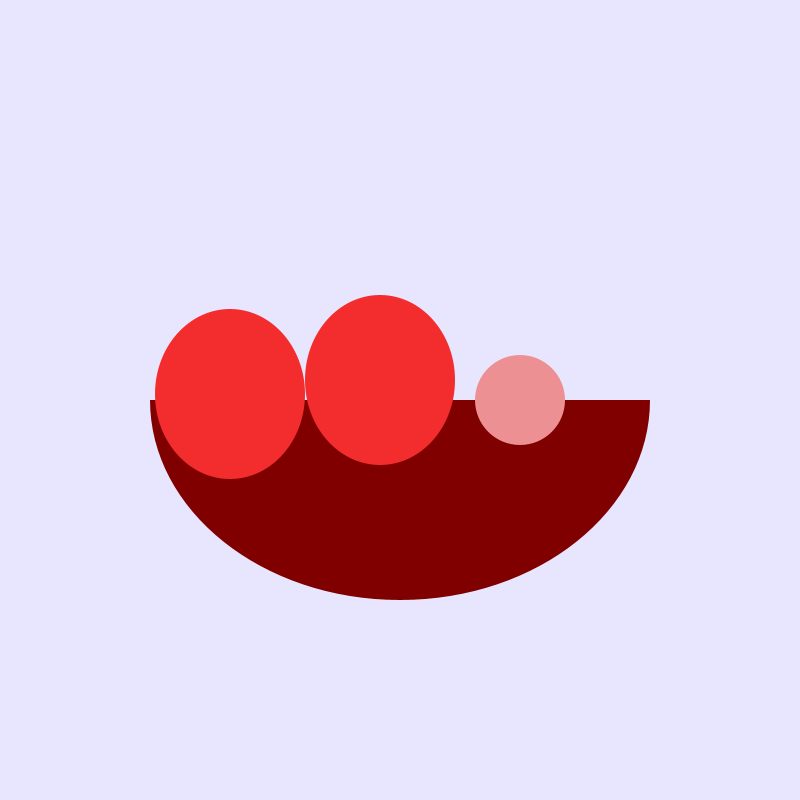
Frame 1 (no input)
Frame 60 (the mouse pressed at the canvas centre just before this capture): identical to frame 1, image omitted
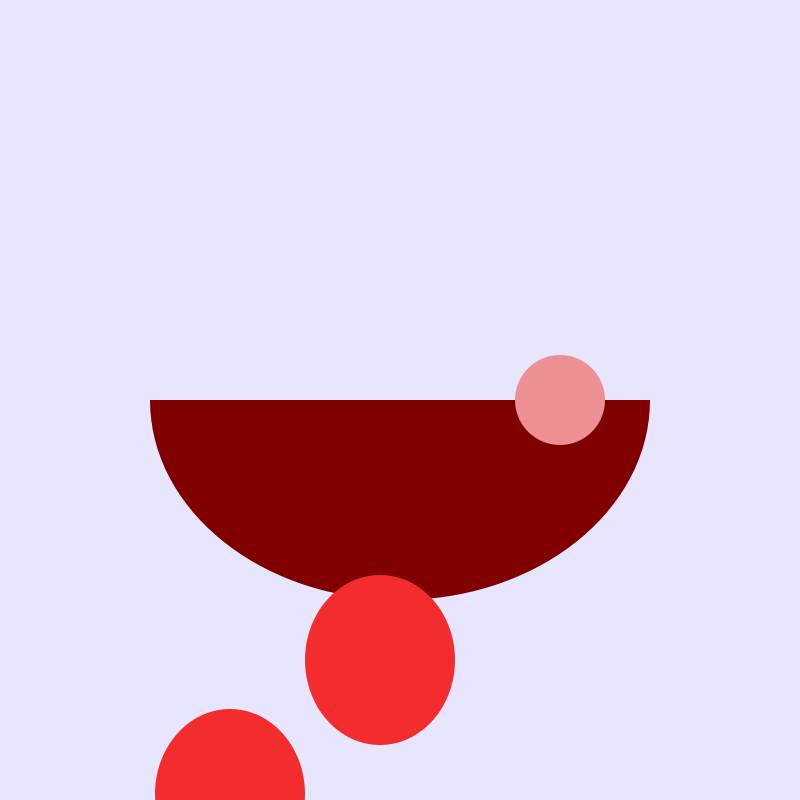
Frame 120 (the mouse held since frame 60 and released just before this capture)

The Processing sketch that drew these frames (run headless with seeded random() and noise(); from frame 60 on, the mouse is pressed at the canvas centre):

// Processing sketch: scene
// ── scene.pde
//fruit bowl drawing with fruit basket, containing a banana, an apple, and a peach on a white background
//interaction: when you move the mouse up and down, the apple will move in and out of the fruit basket


void setup () {
  size (800, 800);
}

void draw () {
  background(232, 230, 255);
  float basketX = 400;
  float basketY = 400;
  float basketW = 500;
  float basketH = 400;
  float basketCenterX = 400;
  float basketCenterY = 400; 
  float appleX = basketCenterX-20;
  float appleY = basketCenterY-20;
  float fallingApple = mouseY * 0.7;
  float movingPeach = mouseX * 0.1;
  float risingApple = mouseY+20*0.7;
  
  drawBasket(basketX, basketY, basketW, basketH);
  basketCover(150, 200, 650, 200, 650, 400, 150, 400);
  drawApple(appleX, appleY + fallingApple, 150, 170);
  //I couldn't figre out how to get the risingApple variable to work and go the opposite way from falling apple. 
  drawApple(appleX-150, appleY + risingApple, 150, 170);
  drawPeach(basketCenterX+120 + movingPeach, basketCenterY, 90, 90);
  //could not figure out how to create a banana shape!
  //also could not figure out how to get the fruits behind the fruit basket but in front of the basketCover

}

void drawBasket(float x, float y, float w, float h) {
   noStroke();
   fill(128, 0, 0);
   ellipse(x, y, w, h);
}

//function below used to create semioval shape of basket
void basketCover (float x1, float y1, float x2, float y2, float x3, float y3, float x4, float y4) {
 strokeWeight(0);
 fill(232, 230, 255);
 quad(x1, y1, x2, y2, x3, y3, x4, y4);

}

void drawApple(float x, float y, float w, float h) {
  strokeWeight(0);
  fill(243, 45, 45);
   ellipse(x, y, w, h);
   
}

//for banana, draw a line and an arc that intersect
void drawBanana(float x, float y) {
  strokeWeight(1);
  fill(255, 232, 20);
  line(x, y, x, y);
  //arc(x, y, PI/3, 2*PI/3);
}

void drawPeach(float x, float y, float w, float h) {
  fill(236, 144, 147);
  strokeWeight(1);
  ellipse(x, y, w, h);
}
